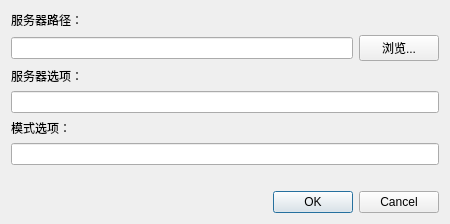
<?xml version="1.0" encoding="UTF-8"?>
<ui version="4.0">
 <class>ServerSettingsDialog</class>
 <widget class="QDialog" name="ServerSettingsDialog">
  <property name="geometry">
   <rect>
    <x>0</x>
    <y>0</y>
    <width>450</width>
    <height>166</height>
   </rect>
  </property>
  <property name="sizePolicy">
   <sizepolicy hsizetype="Fixed" vsizetype="Fixed">
    <horstretch>0</horstretch>
    <verstretch>0</verstretch>
   </sizepolicy>
  </property>
  <property name="windowTitle">
   <string>服务器设置</string>
  </property>
  <layout class="QVBoxLayout" name="verticalLayout_3">
   <item>
    <layout class="QVBoxLayout" name="verticalLayout_2">
     <item>
      <widget class="QLabel" name="label">
       <property name="text">
        <string>服务器路径：</string>
       </property>
      </widget>
     </item>
     <item>
      <layout class="QHBoxLayout" name="horizontalLayout">
       <item>
        <widget class="QLineEdit" name="serverPath">
         <property name="text">
          <string/>
         </property>
        </widget>
       </item>
       <item>
        <widget class="QPushButton" name="browse">
         <property name="text">
          <string>浏览...</string>
         </property>
        </widget>
       </item>
      </layout>
     </item>
    </layout>
   </item>
   <item>
    <layout class="QVBoxLayout" name="verticalLayout">
     <item>
      <widget class="QLabel" name="label_2">
       <property name="text">
        <string>服务器选项：</string>
       </property>
      </widget>
     </item>
     <item>
      <widget class="QLineEdit" name="serverOptions"/>
     </item>
    </layout>
   </item>
   <item>
    <layout class="QVBoxLayout" name="verticalLayout_4">
     <item>
      <widget class="QLabel" name="label_3">
       <property name="text">
        <string>模式选项：</string>
       </property>
      </widget>
     </item>
     <item>
      <widget class="QLineEdit" name="serverExtras"/>
     </item>
    </layout>
   </item>
   <item>
    <spacer name="verticalSpacer">
     <property name="orientation">
      <enum>Qt::Vertical</enum>
     </property>
     <property name="sizeType">
      <enum>QSizePolicy::Fixed</enum>
     </property>
     <property name="sizeHint" stdset="0">
      <size>
       <width>20</width>
       <height>20</height>
      </size>
     </property>
    </spacer>
   </item>
   <item>
    <widget class="QDialogButtonBox" name="buttonBox">
     <property name="orientation">
      <enum>Qt::Horizontal</enum>
     </property>
     <property name="standardButtons">
      <set>QDialogButtonBox::Cancel|QDialogButtonBox::Ok</set>
     </property>
    </widget>
   </item>
  </layout>
 </widget>
 <resources/>
 <connections>
  <connection>
   <sender>buttonBox</sender>
   <signal>accepted()</signal>
   <receiver>ServerSettingsDialog</receiver>
   <slot>accept()</slot>
   <hints>
    <hint type="sourcelabel">
     <x>248</x>
     <y>254</y>
    </hint>
    <hint type="destinationlabel">
     <x>157</x>
     <y>274</y>
    </hint>
   </hints>
  </connection>
  <connection>
   <sender>buttonBox</sender>
   <signal>rejected()</signal>
   <receiver>ServerSettingsDialog</receiver>
   <slot>reject()</slot>
   <hints>
    <hint type="sourcelabel">
     <x>316</x>
     <y>260</y>
    </hint>
    <hint type="destinationlabel">
     <x>286</x>
     <y>274</y>
    </hint>
   </hints>
  </connection>
 </connections>
</ui>
